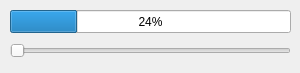
<?xml version="1.0" encoding="UTF-8"?>
<ui version="4.0">
 <class>MainWindow</class>
 <widget class="QMainWindow" name="MainWindow">
  <property name="geometry">
   <rect>
    <x>0</x>
    <y>0</y>
    <width>300</width>
    <height>73</height>
   </rect>
  </property>
  <property name="windowTitle">
   <string>ProgressBarSlide</string>
  </property>
  <widget class="QWidget" name="centralWidget">
   <widget class="QSlider" name="horizontalSlider">
    <property name="geometry">
     <rect>
      <x>10</x>
      <y>40</y>
      <width>281</width>
      <height>22</height>
     </rect>
    </property>
    <property name="orientation">
     <enum>Qt::Horizontal</enum>
    </property>
   </widget>
   <widget class="QProgressBar" name="progressBar">
    <property name="geometry">
     <rect>
      <x>10</x>
      <y>10</y>
      <width>281</width>
      <height>23</height>
     </rect>
    </property>
    <property name="value">
     <number>24</number>
    </property>
   </widget>
  </widget>
 </widget>
 <layoutdefault spacing="6" margin="11"/>
 <resources/>
 <connections/>
</ui>
